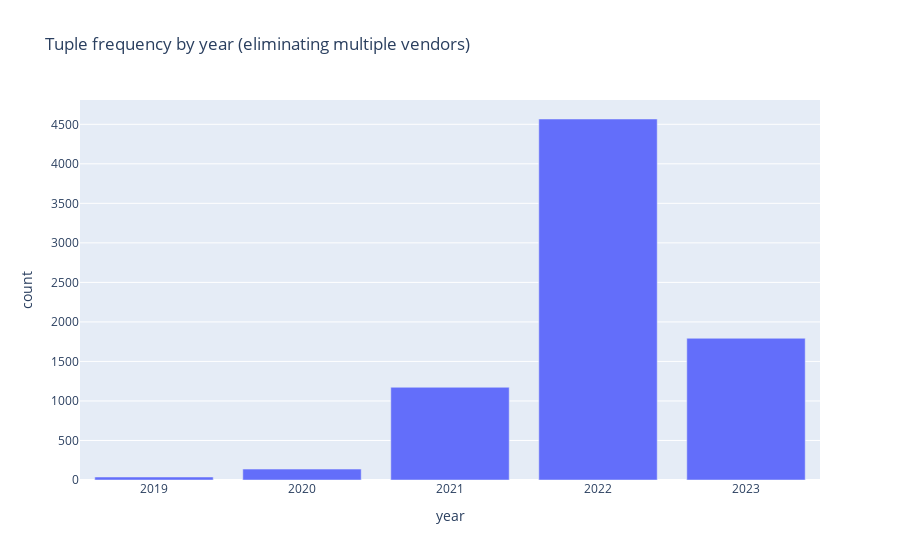

Notebook source saved alongside this figure:
### Code cell
fig = px.bar(
    year_ex_vendors, 
    x = 'year', 
    y = 'count',
    title = 'Tuple frequency by year (eliminating multiple vendors)'
)

fig.show()

### Figure 1 — Plotly figure (JSON) as saved in the notebook; plotly's stock layout.template omitted (floating-point values rounded to 4 significant figures)
{"data": [{"alignmentgroup": "True", "hovertemplate": "year=%{x}<br>count=%{y}<extra></extra>", "legendgroup": "", "marker": {"color": "#636efa", "pattern": {"shape": ""}}, "name": "", "offsetgroup": "", "orientation": "v", "showlegend": false, "textposition": "auto", "type": "bar", "x": ["2019", "2020", "2021", "2022", "2023"], "xaxis": "x", "y": [38, 138, 1173, 4567, 1793], "yaxis": "y"}], "layout": {"barmode": "relative", "legend": {"tracegroupgap": 0}, "title": {"text": "Tuple frequency by year (eliminating multiple vendors)"}, "xaxis": {"anchor": "y", "domain": [0, 1], "title": {"text": "year"}}, "yaxis": {"anchor": "x", "domain": [0, 1], "title": {"text": "count"}}}}
